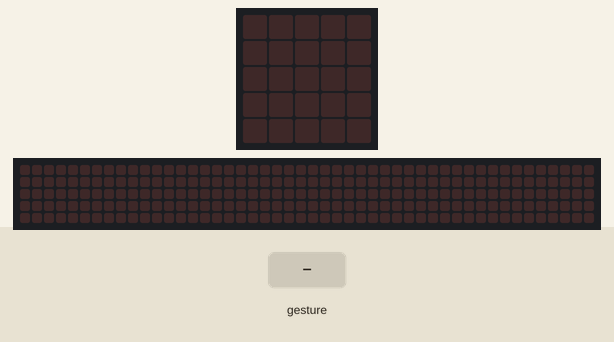
This program was run on a simulated BBC micro:bit (MakeCode). On the bench: the board's 5×5 LED display, a strip that is not on the board, showing the scrolling text unrolled. Inputs (shaded band) come from the test bench. Random numbers come from a fixed seed; a tilt is held for 1.5 s and a shake lasts 1 s, then the board lies face up again; the 48×5 strip is a reading aid, not a part: it shows the text the display is scrolling, unrolled, one strip-width of it at a time.

Above: at 1.2 s.
1.3 s: gesture 'shake'
At 2.7 s:
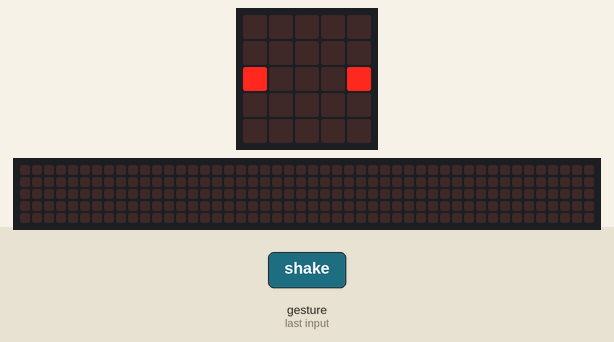
3.0 s: gesture 'shake'
At 4.1 s:
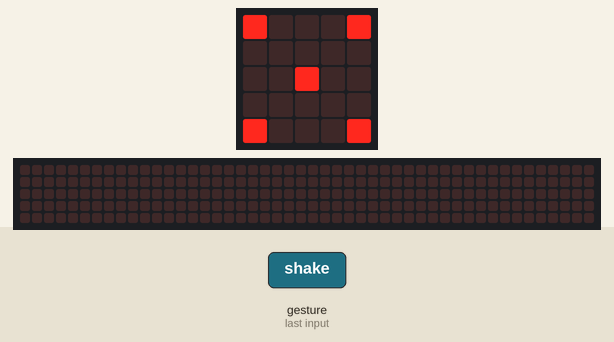
4.7 s: gesture 'shake'
At 4.97 s:
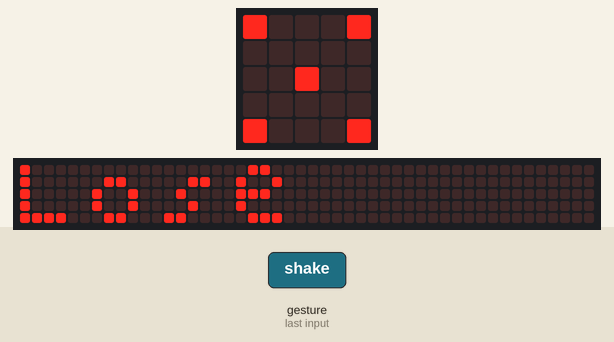
7.7 s: gesture 'shake'
At 10.0 s:
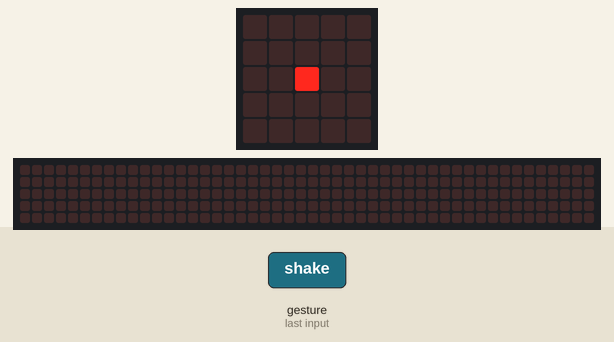
Timing chart, 0 to 11.5 s (numbered marks = the images above; inputs shaded):
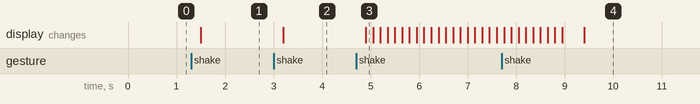

The program:

main.ts
```typescript
input.onGesture(Gesture.Shake, function () {
    if (ok != 2) {
        basic.clearScreen()
        number = randint(1, 6)
        if (number == 1) {
            basic.showLeds(`
                . . . . .
                . . . . .
                . . # . .
                . . . . .
                . . . . .
                `)
            sum += 1
        } else if (number == 2) {
            basic.showLeds(`
                . . . . .
                . . . . .
                # . . . #
                . . . . .
                . . . . .
                `)
            sum += 2
        } else if (number == 3) {
            basic.showLeds(`
                . . . . #
                . . . . .
                . . # . .
                . . . . .
                # . . . .
                `)
            sum += 3
        } else if (number == 4) {
            basic.showLeds(`
                # . . . #
                . . . . .
                . . . . .
                . . . . .
                # . . . #
                `)
            sum += 4
        } else if (number == 5) {
            basic.showLeds(`
                # . . . #
                . . . . .
                . . # . .
                . . . . .
                # . . . #
                `)
            sum += 5
        } else {
            basic.showLeds(`
                # . . . #
                . . . . .
                # . . . #
                . . . . .
                # . . . #
                `)
            sum += 6
        }
        ok += 1
    } else {
        if (sum > 9) {
            basic.showString("Win")
        } else {
            basic.showString("Lose")
        }
        ok = 0
        sum = 0
    }
})
let number = 0
let sum = 0
let ok = 0
ok = 0
sum = 0
```

test.ts
```typescript
// 在這裡測試；當此封包作為擴充功能時，將不會編譯此內容。
```

Measured:
- after the input at 1.3 s, the display: changes after 0.20 s (image 1)
- after the input at 3.0 s, the display: changes after 0.20 s (image 2)
- after the input at 4.7 s, the display: changes after 0.20 s (image 3)
